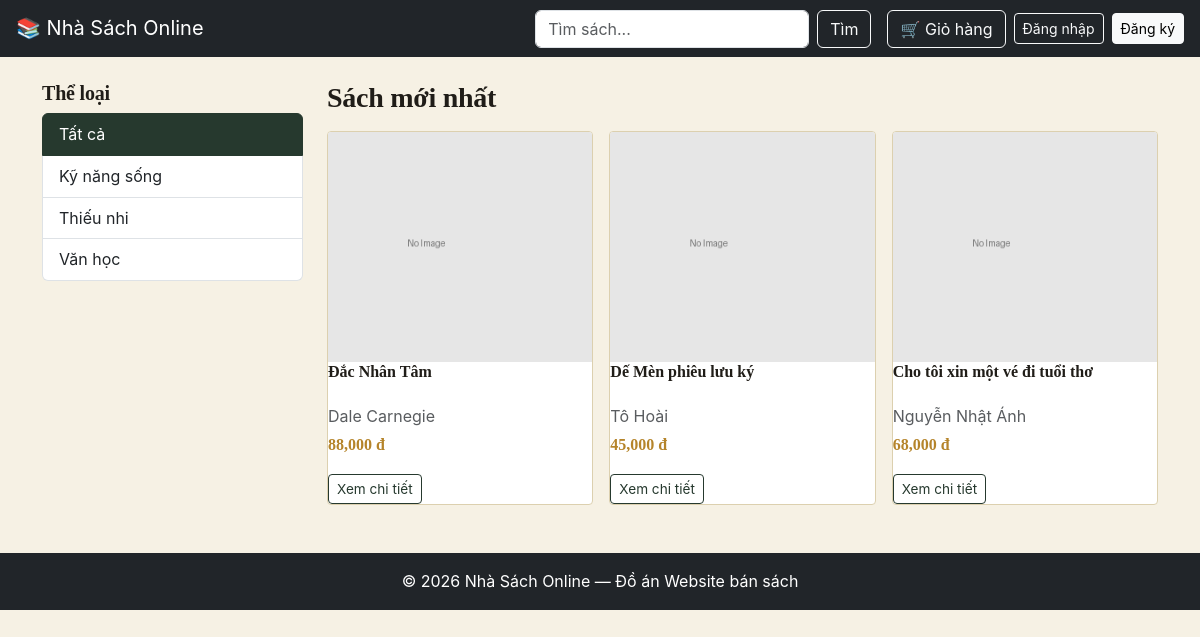
The page / on the database its author committed.
### tables this page shows
CREATE TABLE theloai (
  id INT AUTO_INCREMENT PRIMARY KEY,
  ten_theloai VARCHAR(100) NOT NULL
);

CREATE TABLE sach (
  id INT AUTO_INCREMENT PRIMARY KEY,
  ten_sach VARCHAR(255) NOT NULL,
  id_tacgia INT,
  id_nxb INT,
  id_theloai INT,
  gia DECIMAL(12,0) NOT NULL,
  so_luong_ton INT DEFAULT 0,
  mo_ta TEXT,
  hinh_anh VARCHAR(255) DEFAULT 'no-image.png',
  nam_xb YEAR,
  FOREIGN KEY (id_tacgia) REFERENCES tacgia(id) ON DELETE SET NULL,
  FOREIGN KEY (id_nxb) REFERENCES nhaxuatban(id) ON DELETE SET NULL,
  FOREIGN KEY (id_theloai) REFERENCES theloai(id) ON DELETE SET NULL
);

CREATE TABLE tacgia (
  id INT AUTO_INCREMENT PRIMARY KEY,
  ten_tacgia VARCHAR(100) NOT NULL,
  tieu_su TEXT
);

### index.php (the view, shortened to what this page needs)
<?php
require_once 'includes/config.php';
$theloai_list = $conn->query("SELECT * FROM theloai ORDER BY ten_theloai");
$sql = "SELECT s.*, t.ten_tacgia FROM sach s
        LEFT JOIN tacgia t ON s.id_tacgia = t.id";
$sql .= " ORDER BY s.id DESC";
$stmt = $conn->prepare($sql);
$stmt->execute();
$result = $stmt->get_result();
require_once 'includes/header.php';
?>
<div class="row">
  <div class="col-md-3">
    <h5>Thể loại</h5>
    <div class="list-group mb-4">
      <a href="index.php" class="list-group-item list-group-item-action <?= empty($_GET['theloai']) ? 'active' : '' ?>">
        Tất cả
      </a>
      <?php while ($tl = $theloai_list->fetch_assoc()): ?>
        <a href="index.php?theloai=<?= $tl['id'] ?>"
           class="list-group-item list-group-item-action <?= (isset($_GET['theloai']) && $_GET['theloai'] == $tl['id']) ? 'active' : '' ?>">
          <?= htmlspecialchars($tl['ten_theloai']) ?>
        </a>
      <?php endwhile; ?>
    </div>
  </div>
  <div class="col-md-9">
    <h3 class="mb-3">
      <?= !empty($_GET['keyword']) ? 'Kết quả tìm kiếm: "' . htmlspecialchars($_GET['keyword']) . '"' : 'Sách mới nhất' ?>
    </h3>
    <div class="row g-3">
      <?php while ($row = $result->fetch_assoc()): ?>
        <div class="col-6 col-md-4">
          <div class="sach-item">
            <a href="chi_tiet.php?id=<?= $row['id'] ?>">
              <img src="uploads/<?= htmlspecialchars($row['hinh_anh']) ?>" alt="<?= htmlspecialchars($row['ten_sach']) ?>">
            </a>
            <h6><?= htmlspecialchars($row['ten_sach']) ?></h6>
            <p class="text-muted mb-1"><?= htmlspecialchars($row['ten_tacgia'] ?? 'Đang cập nhật') ?></p>
            <p class="gia-sach"><?= number_format($row['gia']) ?> đ</p>
            <a href="chi_tiet.php?id=<?= $row['id'] ?>" class="btn btn-sm btn-outline-primary">Xem chi tiết</a>
          </div>
        </div>
      <?php endwhile; ?>
    </div>
  </div>
</div>
<?php require_once 'includes/footer.php'; ?>

### includes/header.php (shortened to what this page needs)
<!DOCTYPE html>
<html lang="vi">
<head>
<link href="https://cdn.jsdelivr.net/npm/bootstrap@5.3.0/dist/css/bootstrap.min.css" rel="stylesheet">
<link href="<?= BASE_URL ?>assets/css/style.css" rel="stylesheet">
</head>
<body>
<nav class="navbar navbar-expand-lg navbar-dark bg-dark px-3">
  <a class="navbar-brand" href="<?= BASE_URL ?>index.php">📚 Nhà Sách Online</a>
  <div class="d-flex ms-auto align-items-center">
    <form class="d-flex me-3" method="GET" action="<?= BASE_URL ?>index.php">
      <input class="form-control me-2" type="search" name="keyword" placeholder="Tìm sách..."
             value="<?= isset($_GET['keyword']) ? htmlspecialchars($_GET['keyword']) : '' ?>">
      <button class="btn btn-outline-light" type="submit">Tìm</button>
    </form>
    <a class="btn btn-outline-light me-2" href="<?= BASE_URL ?>gio_hang.php">🛒 Giỏ hàng</a>
    <?php if (isset($_SESSION['id_taikhoan'])): ?>
        <span class="text-white me-2">Xin chào, <?= htmlspecialchars($_SESSION['ho_ten']) ?></span>
        <?php if ($_SESSION['vai_tro'] == 1): ?>
            <a class="btn btn-warning btn-sm me-2" href="<?= BASE_URL ?>admin/index.php">Quản trị</a>
        <?php endif; ?>
        <a class="btn btn-outline-light btn-sm" href="<?= BASE_URL ?>dang_xuat.php">Đăng xuất</a>
    <?php else: ?>
        <a class="btn btn-outline-light btn-sm me-2" href="<?= BASE_URL ?>dang_nhap.php">Đăng nhập</a>
        <a class="btn btn-light btn-sm" href="<?= BASE_URL ?>dang_ky.php">Đăng ký</a>
    <?php endif; ?>
  </div>
</nav>
<div class="container my-4">

### includes/footer.php
</div>
<footer class="bg-dark text-white text-center py-3 mt-5">
  <p class="mb-0">&copy; <?= date('Y') ?> Nhà Sách Online — Đồ án Website bán sách</p>
</footer>
</body>
</html>

### assets/css/style.css (style rules this page uses)
:root { --paper: #F6F1E4; --paper-2: #EFE7D3; --ink: #201D18; --ink-soft: #55503F; --forest: #26392E; --forest-2: #33493A; --brass: #B5842A; --brass-soft: #D9B45F; --burgundy: #6E2A32; --line: #DCD0AF; --shadow: 0 8px 24px rgba(38, 57, 46, 0.12); }
* { box-sizing: border-box; }
body { background: var(--paper); color: var(--ink); font-family: "Source Sans 3", -apple-system, "Segoe UI", sans-serif; font-size: 16px; line-height: 1.55; }
h1, h2, h3, h4, h5, .brand-font { font-family: "Fraunces", Georgia, serif; font-weight: 600; color: var(--ink); letter-spacing: -0.01em; }
a { color: var(--forest); text-decoration: none; }
.sach-item { background: #fff; border: 1px solid var(--line); border-radius: 4px; padding: 0; overflow: hidden; height: 100%; transition: transform 0.18s ease, box-shadow 0.18s ease; position: relative; }
.sach-item img { height: 230px; object-fit: cover; width: 100%; display: block; transition: transform 0.3s ease; }
.sach-item h6 { font-family: "Fraunces", serif; font-weight: 600; font-size: 1rem; margin-bottom: 0.15rem; min-height: 2.5em; overflow: hidden; display: -webkit-box; -webkit-line-clamp: 2; -webkit-box-orient: vertical; }
.gia-sach { color: var(--brass); font-family: "Fraunces", serif; font-weight: 600; }
.sach-item .btn-outline-primary { border-color: var(--forest); color: var(--forest); font-size: 0.85rem; }
.list-group-item.active { background-color: var(--forest); border-color: var(--forest); }

### rows shown on the page
theloai: ten_theloai "Kỹ năng sống"
theloai: ten_theloai "Thiếu nhi"
theloai: ten_theloai "Văn học"
sach: hinh_anh (placeholder picture), ten_sach "Đắc Nhân Tâm", id_tacgia.ten_tacgia "Dale Carnegie", gia "88,000"
sach: hinh_anh (placeholder picture), ten_sach "Dế Mèn phiêu lưu ký", id_tacgia.ten_tacgia "Tô Hoài", gia "45,000"
sach: hinh_anh (placeholder picture), ten_sach "Cho tôi xin một vé đi tuổi thơ", id_tacgia.ten_tacgia "Nguyễn Nhật Ánh", gia "68,000"
